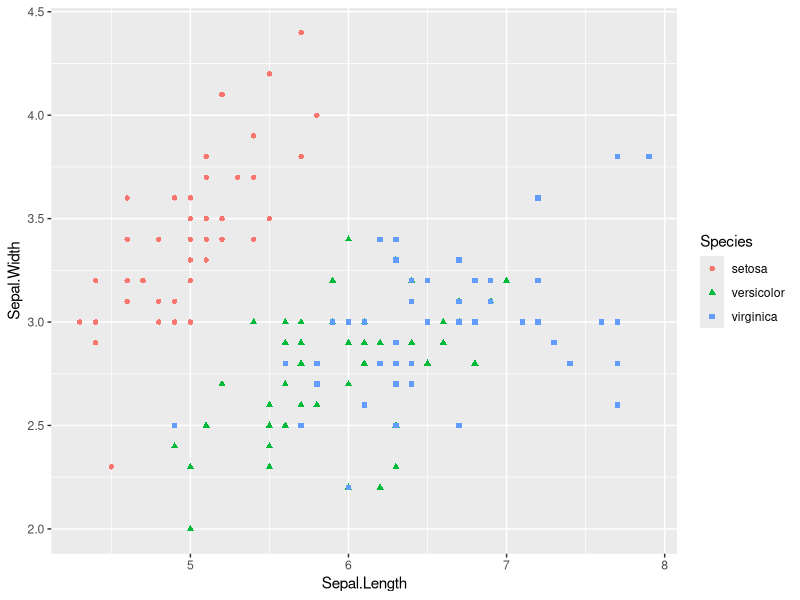
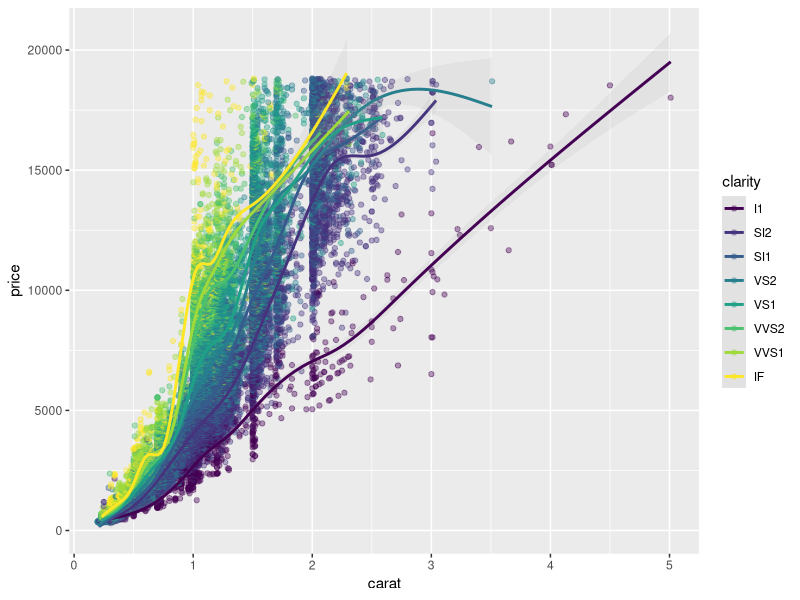
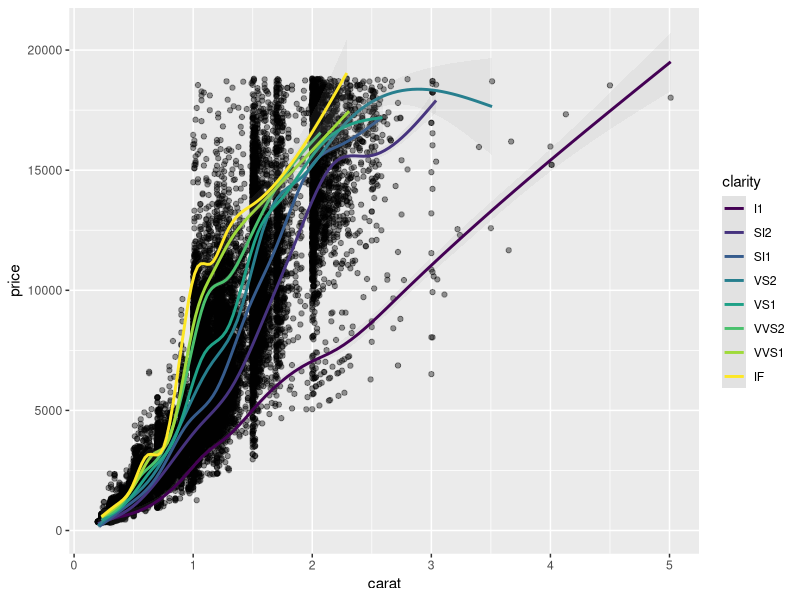
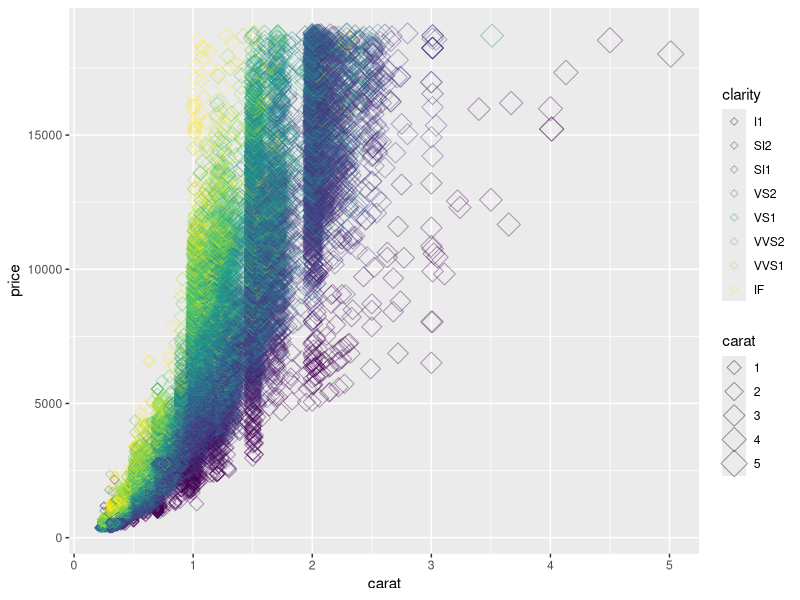
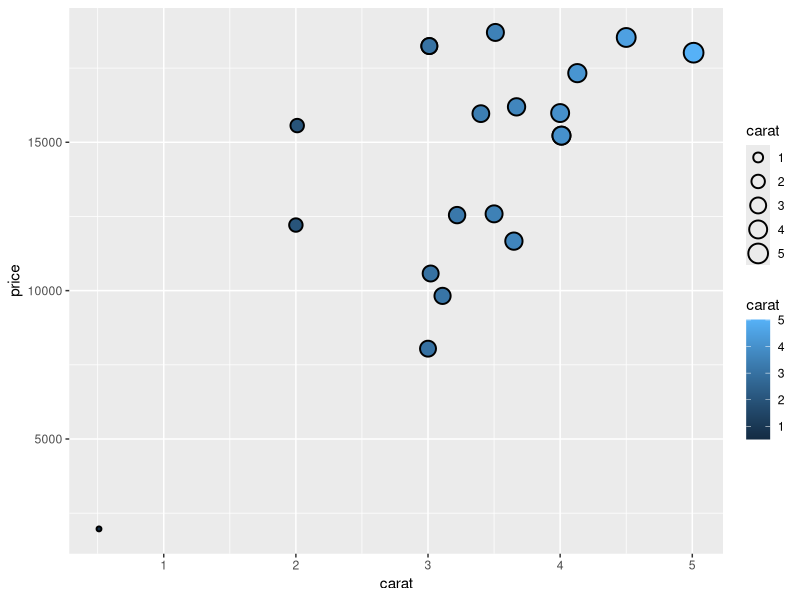
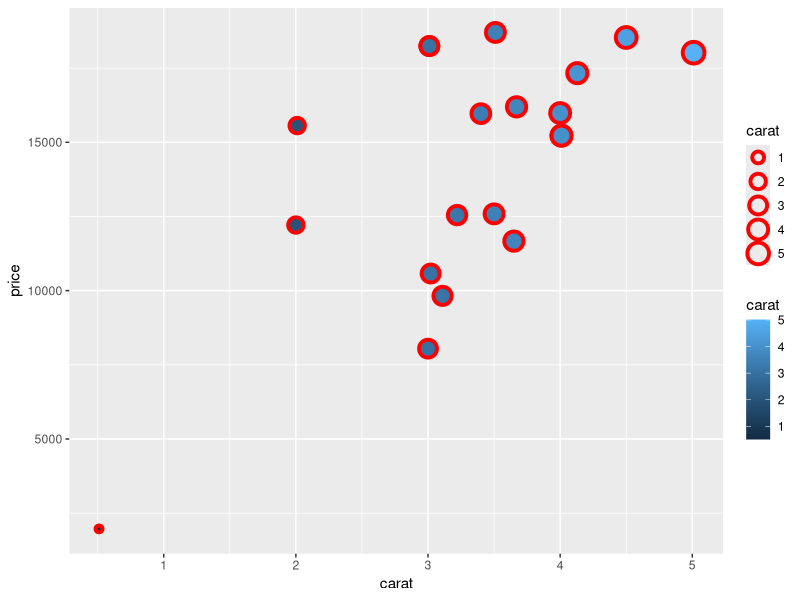
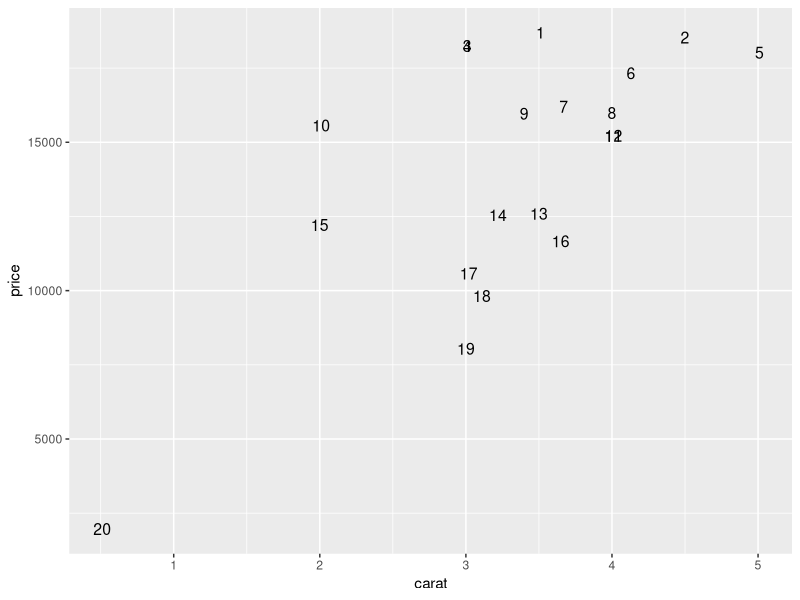
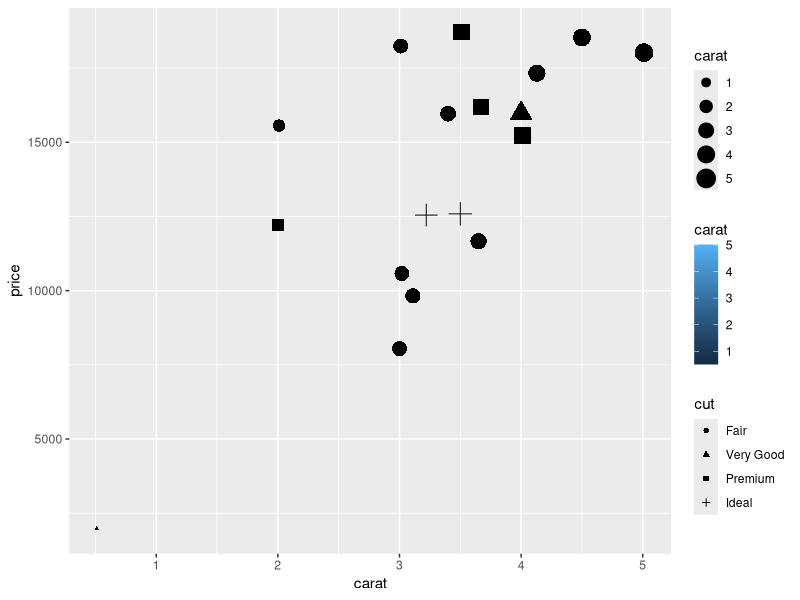

These charts were generated, in order, by the following R code: (Note: this script raises an error after producing the figures.)
library(ggplot2)
library(dplyr)

ggplot(iris, aes(x=Sepal.Length, y=Sepal.Width, color=Species, shape=Species)) +
  geom_point()


ggplot(diamonds, aes(x=carat, y=price, color=clarity)) +
  geom_point(alpha = 0.4) +
  geom_smooth(alpha  = 0.1)


ggplot(diamonds, aes(x=carat, y=price)) +
  geom_point(alpha = 0.4) +
  geom_smooth(aes(color=clarity), alpha = 0.1)


ggplot(diamonds, aes(x=carat, y=price, color=clarity, size=carat)) +
  geom_point(alpha = 0.4, shape=5)


sub_diamonds <- diamonds %>% 
  arrange(desc(price)) %>% 
  top_n(20)


ggplot(sub_diamonds, aes(x=carat, y=price,  fill=carat, size=carat)) +
  geom_point(stroke = 1, shape = 21)

ggplot(sub_diamonds, aes(carat, price, size=carat, fill=carat)) +
  geom_point(shape=21, color='red', stroke=2) # give stroke to increase thickness

ggplot(sub_diamonds, aes(carat, price)) +
  geom_text(aes(label=rownames(sub_diamonds)), size=4)


ggplot(sub_diamonds, aes(carat, price, size=carat, fill=carat, shape=cut)) +
  geom_point()

ggplot(sub_diamonds, aes(carat, price, size=carat, fill=carat, shape=clarity)) +
  geom_point()


ggplot(sub_diamonds, aes(clarity, fill=clarity)) +
  geom_bar() +
  labs(x = "Clarity of the diamond", y = "Count")


ggplot(sub_diamonds, aes(y=clarity, fill=clarity)) +
  geom_bar(orientation = "y") +
  labs(y = "Clarity of the diamond", x = "Count")

palette <- c(I1 = 'red', SI2='yellow', VVS2='green', VS1='blue')

ggplot(sub_diamonds, aes(cut, fill=clarity)) +
  geom_bar(position = position_dodge()) +
  labs(x = "Cut of the diamond", y = "Count") +
  scale_fill_manual("Clarity of diamond", values = palette)



ggplot(sub_diamonds, aes(carat, price)) +
  geom_jitter(width = 0.3)

ggplot(sub_diamonds, aes(cut, carat, fill=clarity)) +
  geom_point(position = position_jitterdodge(0.3, dodge.width=0.8))


ggplot(sub_diamonds, aes(carat, ..density..)) +
  geom_histogram(binwidth=1, fill='#51A8C9')
  

ggplot(sub_diamonds, aes(carat)) +
  geom_histogram(binwidth = 1)


ggplot(sub_diamonds, aes(cut, fill=clarity)) +
  geom_bar(position = "fill")

ggplot(sub_diamonds, aes(cut, fill=clarity)) +
  geom_bar(position = position_dodge(0.5), alpha=0.8) # bars will overlap each other

ggplot(sub_diamonds, aes(clarity, fill=cut)) +
  geom_bar(position = position_fill()) +
  scale_fill_brewer()
 
ggplot(sub_diamonds, aes(carat, price)) +
  geom_line(aes(group=cut)) 




emissions <- c("low", "low", "high", "high", "low")
mpg <- c(23.1, 10.4, 12.5, 31.0, 30.2)


df <- data.frame(age=age, emissions=emissions, mpg=mpg, value=value)
df

ggplot(df, aes(age, value)) +
  geom_point(size=3)


week <- c(0,1,2,3,4,5)
resp <- c(91, 89, 82, 75, 59, 53)

df <- data.frame(week=week, resp=resp)


df %>% 
  select("week")

df %>% 
  select("week", "resp")

df %>% 
  select(-week)

df %>% 
  select(-"week")

df %>% 
  select(!week)


